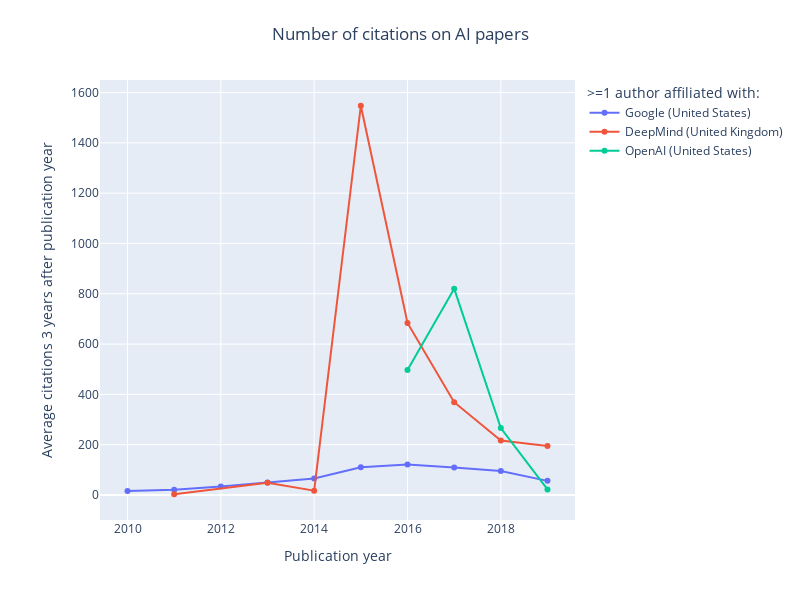

Write notebook code for a chart like this one.
### Code cell
fig = go.Figure()
for ins, cited_by_counts in institution_avg_cited_by_counts.items():
    sorted_counts = sorted(cited_by_counts.items())
    years = list(zip(*sorted_counts))[0]
    counts = list(zip(*sorted_counts))[1]
    fig.add_trace(
        go.Scatter(
            x=years,
            y=counts,
            name=get_entity_name(ins),
            mode='lines+markers',
        ),
    )

## Plot layout
dates = np.arange(2010, 2022 + 1)
y_ticks = np.arange(0, 101, 10)
y_tick_text = [0, 10, 20, 30, 40, 50, 60, 70, 80, 90, 100]

# set_default_fig_layout(fig, dates, dates, y_ticks, y_tick_text)

fig.update_layout(
    title='Number of citations on AI papers',
    xaxis_title='Publication year',
    yaxis_title='Average citations 3 years after publication year',
)

fig.update_layout(
    legend=dict(
        title=">=1 author affiliated with:"
    )
)

fig.update_layout(
    autosize=False,
    width=800,
    height=600,
    title_x=0.5,
    margin=dict(l=100, r=30, t=80, b=80),
)

## Save plot
# fig.write_image(result_file_location + 'num_authors_google_oai_dm.png', scale=2)

## Show plot
fig.show()

### Figure 1 — Plotly figure (JSON) as saved in the notebook; plotly's stock layout.template omitted (floating-point values rounded to 4 significant figures)
{"data": [{"mode": "lines+markers", "name": "Google (United States)", "type": "scatter", "x": [2010, 2011, 2012, 2013, 2014, 2015, 2016, 2017, 2018, 2019], "y": [16.06, 21.14, 33.63, 49.81, 65.64, 110.1, 121.3, 109.6, 95.38, 56.22]}, {"mode": "lines+markers", "name": "DeepMind (United Kingdom)", "type": "scatter", "x": [2011, 2013, 2014, 2015, 2016, 2017, 2018, 2019], "y": [3, 48.5, 17.33, 1548.0, 684.2, 369.2, 216.7, 195.3]}, {"mode": "lines+markers", "name": "OpenAI (United States)", "type": "scatter", "x": [2016, 2017, 2018, 2019], "y": [497, 820.3, 266.0, 22.33]}], "layout": {"autosize": false, "height": 600, "legend": {"title": {"text": ">=1 author affiliated with:"}}, "margin": {"b": 80, "l": 100, "r": 30, "t": 80}, "title": {"text": "Number of citations on AI papers", "x": 0.5}, "width": 800, "xaxis": {"title": {"text": "Publication year"}}, "yaxis": {"title": {"text": "Average citations 3 years after publication year"}}}}
